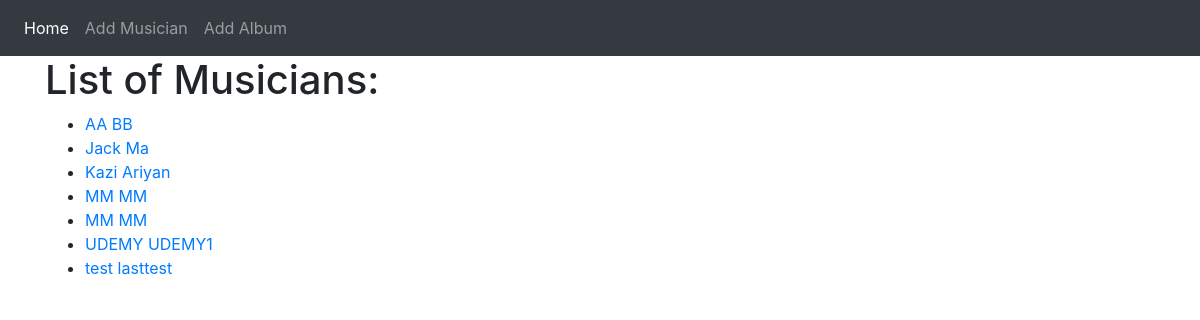
The page / on the database its author committed.
### frist_app/models.py (models this page shows, shortened)
class Musician(models.Model):
     first_name = models.CharField(max_length=50)
     last_name = models.CharField(max_length=50)
     instrument = models.CharField(max_length=100)

### frist_app/views.py (the view)
# urls.py: path('', views.index, name='index'),
def index(request):
    musician_list = Musician.objects.order_by('first_name')
    diction = {'title':"Home Page",'musician_list':musician_list}
    return render(request, 'frist_app/index.html', context=diction)

### templates/frist_app/index.html
<!DOCTYPE html>
{% extends "frist_app/base.html" %}
{% block body_block %}
<h1> List of Musicians: </h1>
<ul>
 {% if musician_list %}
{% for musician in musician_list %}
<li><a href="{% url 'frist_app:album_list' artist_id=musician.id %}">{{ musician.first_name }} {{ musician.last_name }}</a></li>
{% endfor %}
{% else %}
<h3> no Musician in the list</h3>
{% endif %}
</ul>
{% endblock %}

### templates/frist_app/base.html (shortened to what this page needs)
<!DOCTYPE html>
<html lang="en" dir="ltr">
   <head>
   <link rel="stylesheet" href="https://stackpath.bootstrapcdn.com/bootstrap/4.4.1/css/bootstrap.min.css">
   </head>
   <body>
     <nav class="navbar navbar-expand-lg navbar-dark bg-dark">
         <div class="navbar-nav">
 <a class="nav-item nav-link active" href="{% url 'frist_app:index' %}">Home </a>
<a class="nav-item nav-link" href="{% url 'frist_app:musician_form' %}">Add Musician</a>
<a class="nav-item nav-link" href="{% url 'frist_app:album_form' %}">Add Album</a>
           </div>
     </nav>
     <div class="container">
  {% block body_block %}
  {% endblock %}
</div>
   </body>
 </html>

### rows shown on the page
Musician: first_name "AA", last_name "BB"
Musician: first_name "Jack", last_name "Ma"
Musician: first_name "Kazi", last_name "Ariyan"
Musician: first_name "MM", last_name "MM"
Musician: first_name "MM", last_name "MM"
Musician: first_name "UDEMY", last_name "UDEMY1"
Musician: first_name "test", last_name "lasttest"
